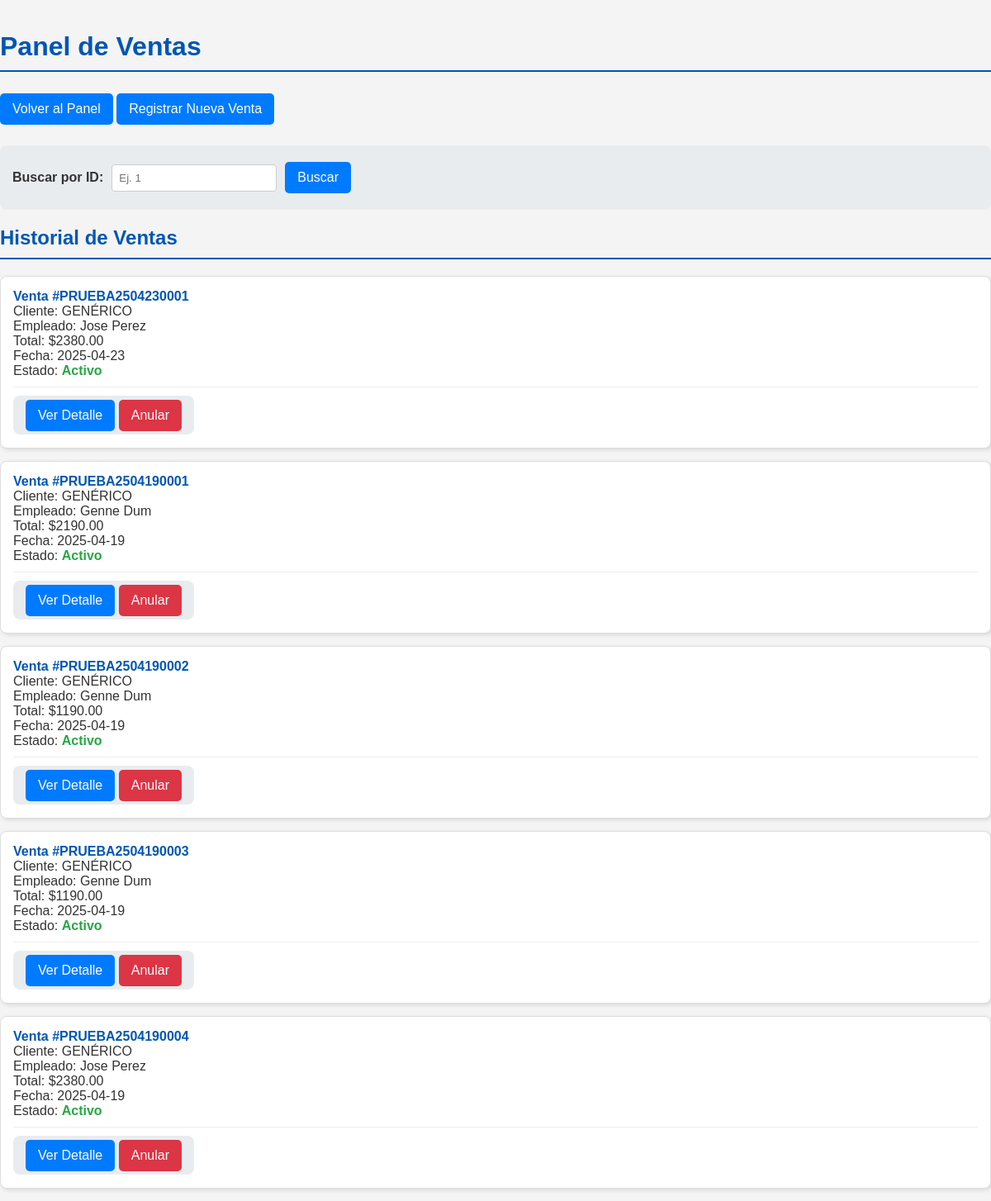
The page /admin-panel/ventas/ on the database its author committed.
### gestion/models.py (models this page shows, shortened)
class Factura(models.Model):
    id = models.CharField(primary_key=True, max_length=20, editable=False)  # Nuevo ID personalizado
    configuracion = models.ForeignKey('ConfiguracionFactura', on_delete=models.PROTECT, default=1)
    fecha_emision = models.DateField(auto_now_add=True)
    hora_emision = models.TimeField(auto_now_add=True)
    empleado = models.ForeignKey('Empleado', on_delete=models.PROTECT)
    cliente = models.ForeignKey('Cliente', on_delete=models.PROTECT, default=1)
    subtotal = models.DecimalField(max_digits=10, decimal_places=2)
    total = models.DecimalField(max_digits=10, decimal_places=2)
    tipo_impuesto = models.ForeignKey('DetalleImpuesto', on_delete=models.PROTECT)
    base_gravable = models.DecimalField(max_digits=10, decimal_places=2)
    tipo_pago = models.ForeignKey('TipoPago', on_delete=models.PROTECT)
    recibido = models.DecimalField(max_digits=10, decimal_places=2)
    propina = models.DecimalField(max_digits=10, decimal_places=2, default=0)
    anulado = models.BooleanField(default=False)

class ConfiguracionFactura(models.Model):
    prefijo = models.CharField(max_length=10, blank=True)

class Cliente(models.Model):
    nombre = models.CharField(max_length=100, blank=True)
    celular = models.BigIntegerField(null=True, blank=True)
    email = models.EmailField(max_length=100, blank=True)
    def __str__(self):
        return self.nombre if self.nombre else f"Cliente #{self.pk}"

class Empleado(models.Model):
    id = models.CharField(primary_key=True, max_length=20, editable=False)
    nombre = models.CharField(max_length=100)
    apellido = models.CharField(max_length=100)
    celular = models.BigIntegerField(unique=True)
    estado = models.BooleanField(default=True)
    def __str__(self):
        return f"{self.nombre} {self.apellido}"

### gestion/views.py (the view, shortened to what this page needs)
# urls.py: path('admin-panel/ventas/', views.ventas_panel, name='ventas_panel'),
def ventas_panel(request):
    query_id = request.GET.get('id')
    if query_id:
        ventas = Factura.objects.filter(id=query_id).select_related('cliente', 'empleado')
    else:
        ventas = Factura.objects.select_related('cliente', 'empleado').order_by('-fecha_emision')
    configuracion = ConfiguracionFactura.objects.first()
    if request.user.is_superuser or request.user.groups.filter(name='Administrador').exists():
        panel_url = 'panel_admin'
    else:
        panel_url = 'panel_user'
    return render(request, 'gestion/ventas_panel.html', {
        'ventas': ventas,
        'query_id': query_id or '',
        'configuracion': configuracion,
        'panel_url': panel_url  # ← Añadimos esto
    })

### gestion/templates/gestion/ventas_panel.html (shortened to what this page needs)
{%load static%}
<!DOCTYPE html>
<html lang="es">
<head>
    <link rel="stylesheet" href="{% static 'css/style.css' %}">
</head>
<body>
    <h1>Panel de Ventas</h1>
    <a href="{% url panel_url %}"><button class="boton">Volver al Panel</button></a>
    <a href="{% url 'registrar_venta' %}" class="boton">Registrar Nueva Venta</a>
    <form method="get" style="margin-top: 20px;">
        <label for="id">Buscar por ID:</label>
        <input type="number" name="id" id="id" value="{{ query_id }}" placeholder="Ej. 1">
        <button type="submit" class="boton">Buscar</button>
    </form>
    {% if ventas %}
        <h2>Historial de Ventas</h2>
        {% for venta in ventas %}
        <div class="venta">
            <strong>Venta #{{ configuracion.prefijo }}{{ venta.id }}</strong><br>
            Cliente: {{ venta.cliente|default:"N/A" }}<br>
            Empleado: {{ venta.empleado|default:"N/A" }}<br>
            Total: ${{ venta.total }}<br>
            Fecha: {{ venta.fecha_emision|date:"Y-m-d" }}<br>
            Estado:
            {% if venta.anulado %}
                <span class="anulado">Anulado</span>
            {% else %}
                <span class="activo">Activo</span>
            {% endif %}
            <div class="acciones">
                <form method="post" style="display:inline;">
                    <a href="{% url 'detalle_factura' venta.id %}" class="boton">Ver Detalle</a>
                    <button type="submit" class="boton {% if venta.anulado %}verde{% else %}rojo{% endif %}">
                        {% if venta.anulado %}Validar{% else %}Anular{% endif %}
                    </button>
                </form>
            </div>
        </div>
        {% endfor %}
    {% else %}
        <p>No hay ventas registradas{% if query_id %} con ese ID{% endif %}.</p>
    {% endif %}
</body>
</html>

### gestion/static/css/style.css (style rules this page uses)
body { font-family: sans-serif; margin: 0; padding: 0; background-color: #f4f4f4; color: #333; }
h1, h2 { color: #0056b3; border-bottom: 2px solid #0056b3; padding-bottom: 10px; margin-top: 20px; }
.boton, button { display: inline-block; padding: 10px 15px; font-size: 16px; cursor: pointer; text-align: center; text-decoration: none; outline: none; color: #fff; background-color: #007bff; border: none; border-radius: 5px; margin: 5px 0; transition: background-color 0.3s ease; }
.boton.rojo, button.rojo { background-color: #dc3545; }
form { background-color: #e9ecef; padding: 15px; border-radius: 8px; margin-bottom: 20px; display: flex; align-items: center; gap: 10px; }
form label { font-weight: bold; }
form input[type="number"], form input[type="text"], form input[type="password"], form select { padding: 8px; border: 1px solid #ccc; border-radius: 4px; flex-grow: 1; max-width: 200px; box-sizing: border-box; }
.venta { background-color: #fff; border: 1px solid #ddd; border-radius: 8px; padding: 15px; margin-bottom: 15px; box-shadow: 2px 2px 5px rgba(0,0,0,0.1); }
.venta strong { color: #0056b3; }
.venta .acciones { margin-top: 10px; padding-top: 10px; border-top: 1px solid #eee; }
.activo { color: #28a745; font-weight: bold; }

### rows shown on the page
Factura: id "2504230001", cliente "GENÉRICO", empleado "Jose Perez", total "2380.00", fecha_emision "2025-04-23", anulado "Activo"
ConfiguracionFactura: prefijo "PRUEBA"
Factura: id "2504190001", cliente "GENÉRICO", empleado "Genne Dum", total "2190.00", fecha_emision "2025-04-19", anulado "Activo"
Factura: id "2504190002", cliente "GENÉRICO", empleado "Genne Dum", total "1190.00", fecha_emision "2025-04-19", anulado "Activo"
Factura: id "2504190003", cliente "GENÉRICO", empleado "Genne Dum", total "1190.00", fecha_emision "2025-04-19", anulado "Activo"
Factura: id "2504190004", cliente "GENÉRICO", empleado "Jose Perez", total "2380.00", fecha_emision "2025-04-19", anulado "Activo"
